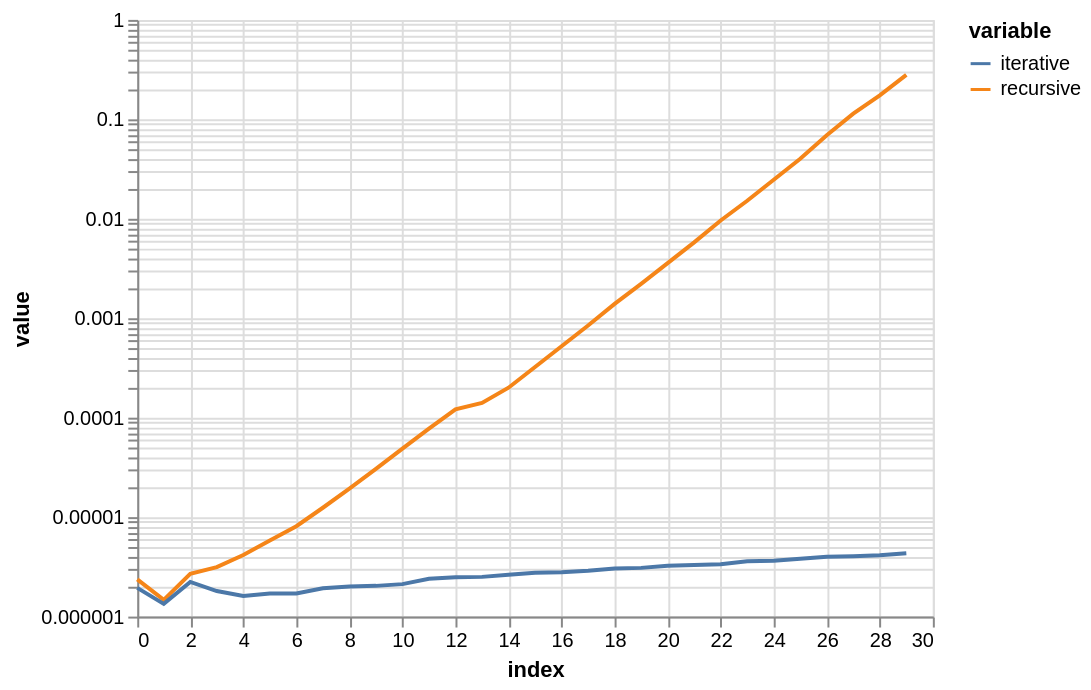

Write notebook code for a chart like this one.
### Code cell
import altair as alt
import pandas as pd
from timeit import timeit

def fibonacci_recursive(n):
    if n < 2:
        return n
    return fibonacci_recursive(n - 2) + fibonacci_recursive(n - 1)

def fibonacci_iterative(n):
    a = 0
    b = 1
    if n == 0:
        return a
    if n == 1:
        return b
    i = 1
    while i < n:
        c = a + b
        a = b
        b = c
        i += 1
    return b

funcs = {
    "recursive": fibonacci_recursive,
    "iterative": fibonacci_iterative
}

df = pd.DataFrame({
    k: [timeit(lambda: v(n), number=1) for n in range(30)]
    for k,v in funcs.items()
})

df = df.reset_index().melt(id_vars="index", value_vars=funcs.keys())

alt.Chart(df).mark_line().encode(
    x=alt.X("index"),
    y=alt.Y("value", scale=alt.Scale(type='log')),
    color="variable"
)

### Figure 1 — Vega-Lite specification as saved in the notebook (floating-point values rounded to 4 significant figures)
{"config": {"view": {"continuousWidth": 400, "continuousHeight": 300}}, "data": {"name": "data-401ce89e5c22265958249b58d9acad23"}, "mark": "line", "encoding": {"color": {"type": "nominal", "field": "variable"}, "x": {"type": "quantitative", "field": "index"}, "y": {"type": "quantitative", "field": "value", "scale": {"type": "log"}}}, "$schema": "https://vega.github.io/schema/vega-lite/v4.8.1.json", "datasets": {"data-401ce89e5c22265958249b58d9acad23": [{"index": 0, "variable": "recursive", "value": 2.365e-06}, {"index": 1, "variable": "recursive", "value": 1.475e-06}, {"index": 2, "variable": "recursive", "value": 2.69e-06}, {"index": 3, "variable": "recursive", "value": 3.145e-06}, {"index": 4, "variable": "recursive", "value": 4.157e-06}, {"index": 5, "variable": "recursive", "value": 5.825e-06}, {"index": 6, "variable": "recursive", "value": 8.108e-06}, {"index": 7, "variable": "recursive", "value": 1.243e-05}, {"index": 8, "variable": "recursive", "value": 1.935e-05}, {"index": 9, "variable": "recursive", "value": 3.052e-05}, {"index": 10, "variable": "recursive", "value": 4.891e-05}, {"index": 11, "variable": "recursive", "value": 7.771e-05}, {"index": 12, "variable": "recursive", "value": 0.0001214}, {"index": 13, "variable": "recursive", "value": 0.0001406}, {"index": 14, "variable": "recursive", "value": 0.0002002}, {"index": 15, "variable": "recursive", "value": 0.0003235}, {"index": 16, "variable": "recursive", "value": 0.0005225}, {"index": 17, "variable": "recursive", "value": 0.0008449}, {"index": 18, "variable": "recursive", "value": 0.001395}, {"index": 19, "variable": "recursive", "value": 0.002212}, {"index": 20, "variable": "recursive", "value": 0.003582}, {"index": 21, "variable": "recursive", "value": 0.005797}, {"index": 22, "variable": "recursive", "value": 0.009621}, {"index": 23, "variable": "recursive", "value": 0.01518}, {"index": 24, "variable": "recursive", "value": 0.02472}, {"index": 25, "variable": "recursive", "value": 0.04009}, {"index": 26, "variable": "recursive", "value": 0.06926}, {"index": 27, "variable": "recursive", "value": 0.114}, {"index": 28, "variable": "recursive", "value": 0.1745}, {"index": 29, "variable": "recursive", "value": 0.28}, {"index": 0, "variable": "iterative", "value": 1.944e-06}, {"index": 1, "variable": "iterative", "value": 1.342e-06}, {"index": 2, "variable": "iterative", "value": 2.233e-06}, {"index": 3, "variable": "iterative", "value": 1.807e-06}, {"index": 4, "variable": "iterative", "value": 1.61e-06}, {"index": 5, "variable": "iterative", "value": 1.703e-06}, {"index": 6, "variable": "iterative", "value": 1.707e-06}, {"index": 7, "variable": "iterative", "value": 1.928e-06}, {"index": 8, "variable": "iterative", "value": 2.004e-06}, {"index": 9, "variable": "iterative", "value": 2.037e-06}, {"index": 10, "variable": "iterative", "value": 2.12e-06}, {"index": 11, "variable": "iterative", "value": 2.4e-06}, {"index": 12, "variable": "iterative", "value": 2.487e-06}, {"index": 13, "variable": "iterative", "value": 2.508e-06}, {"index": 14, "variable": "iterative", "value": 2.63e-06}, {"index": 15, "variable": "iterative", "value": 2.764e-06}, {"index": 16, "variable": "iterative", "value": 2.794e-06}, {"index": 17, "variable": "iterative", "value": 2.895e-06}, {"index": 18, "variable": "iterative", "value": 3.043e-06}, {"index": 19, "variable": "iterative", "value": 3.089e-06}, {"index": 20, "variable": "iterative", "value": 3.244e-06}, {"index": 21, "variable": "iterative", "value": 3.31e-06}, {"index": 22, "variable": "iterative", "value": 3.367e-06}, {"index": 23, "variable": "iterative", "value": 3.593e-06}, {"index": 24, "variable": "iterative", "value": 3.64e-06}, {"index": 25, "variable": "iterative", "value": 3.807e-06}, {"index": 26, "variable": "iterative", "value": 3.996e-06}, {"index": 27, "variable": "iterative", "value": 4.049e-06}, {"index": 28, "variable": "iterative", "value": 4.143e-06}, {"index": 29, "variable": "iterative", "value": 4.344e-06}]}}
